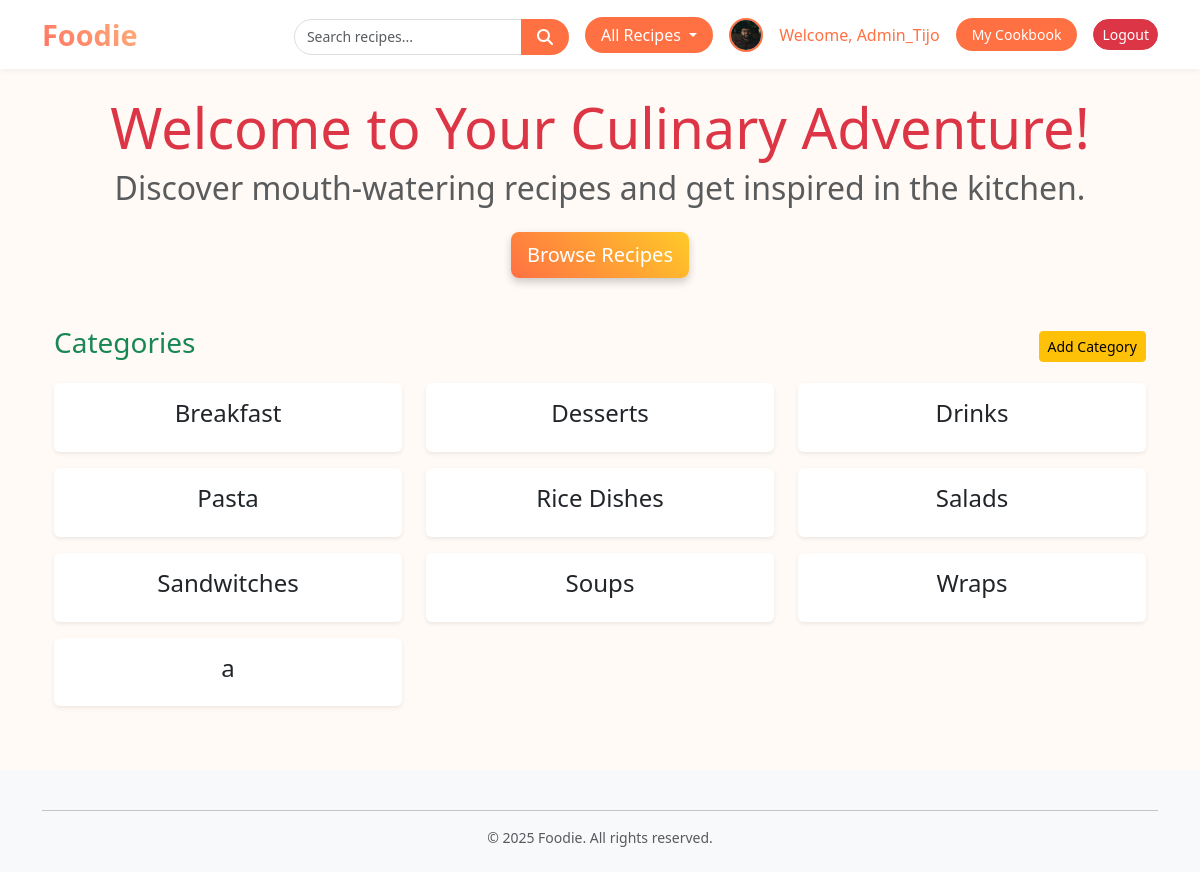
The app's page /home/ (signed in) with its own data.
### accounts/models.py (models this page shows, shortened)
class UserProfile(models.Model):
    user = models.OneToOneField(
        User,
        on_delete=models.CASCADE,
        related_name='profile'
    )
    bio = models.TextField(blank=True, null=True)
    date_created = models.DateTimeField(auto_now_add=True)
    profile_photo = models.ImageField(
        upload_to='profile/',
        blank=True,
        null=True
    )

### foodie_app/models.py (models this page shows)
class Category(models.Model):
    name = models.CharField(max_length=100)
    date_added = models.DateTimeField(auto_now_add=True)  # New field
    class Meta:
        verbose_name = "Category"
        ordering = ['name']   # default order by name ascending
    def __str__(self):
        return self.name

### foodie_app/views.py (the view)
# urls.py: path('', views.index, name='index'),
def index(request):
    categories = Category.objects.all()
    context = {'categories': categories}
    return render(request, 'foodie_app/index.html', context)

### recipes/forms.py
class SearchForm(forms.Form):
    query = forms.CharField(
        label='',
        widget=forms.TextInput(attrs={
            'placeholder': 'Search recipes',
            'class': 'form-control me-2'  # Bootstrap class for styling
        })
    )

### recipes/context_processors.py (called while the page is built)
def search_form(request):
    return {'search_form': SearchForm()}

### foodie_app/templates/foodie_app/index.html (shortened to what this page needs)
{% extends "base.html" %}
{% block content %}
<div class="container">
  <div class="text-center mb-5">
    <h1 class="display-4 text-danger">Welcome to Your Culinary Adventure!</h1>
    <h2 class="text-muted">
      Discover mouth-watering recipes and get inspired in the kitchen.
    </h2>
    <a href="{% url 'recipes:recipes' %}"
     class="btn btn-lg text-white mt-3 browse-btn">
     Browse Recipes
  </a>
  </div>
  <div class="d-flex justify-content-between align-items-center mb-3">
    <h3 class="text-success">Categories</h3>
    <a href="{% url 'foodie_app:add_category' %}" class="btn btn-warning btn-sm">
      Add Category
    </a>
  </div>
  <div class="row">
    {% for category in categories %}
    <div class="col-md-4 mb-3">
      <div class="card shadow-sm border-0 h-100">
        <div class="card-body text-center">
          <h4 class="card-title">
            <a href="{% url 'foodie_app:recipes' category.id %}" class="text-decoration-none text-dark">
              {{ category }}
            </a>
          </h4>
        </div>
      </div>
    </div>
    {% endfor %}
  </div>
</div>
{% endblock content %}

### templates/base.html (shortened to what this page needs)
{% load static %} {% load django_bootstrap5 %}
<!DOCTYPE html>
<html lang="en">
  <head>
    {% bootstrap_css %}
    <link
      href="https://cdnjs.cloudflare.com/ajax/libs/font-awesome/6.5.0/css/all.min.css"
      rel="stylesheet"
    />
  </head>
  <body>
    <header>
      <nav class="navbar navbar-expand-lg navbar-light fixed-top">
        <div class="container">
          <a class="navbar-brand" href="{% url 'foodie_app:index' %}">Foodie</a>
          <div class="collapse navbar-collapse" id="mainNav">
            <ul class="navbar-nav ms-auto">
              <li class="nav-item">
                <form
                  class="d-flex navbar-search ms-2"
                  action="{% url 'recipes:search_results' %}"
                  method="get"
                >
                  <div class="input-group">
                    <input
                      type="text"
                      name="query"
                      class="form-control form-control-sm search-input"
                      mt-3px
                      placeholder="Search recipes..."
                      value="{{ request.GET.query }}"
                    />
                    <button class="btn btn-foodie" type="submit">
                      <i class="fa fa-search"></i>
                    </button>
                  </div>
                </form>
              </li>
              <li class="nav-item dropdown">
                {% if user.is_authenticated %}
                <a
                  class="btn btn-foodie dropdown-toggle mx-2"
                  href="#"
                  id="recipesDropdown"
                  role="button"
                  data-bs-toggle="dropdown"
                  aria-expanded="false"
                >
                  All Recipes
                </a>
                {% endif %}
              </li>
              {% if user.is_authenticated %}
              <li class="nav-item d-flex align-items-center">
                {% if user.profile.profile_photo %}
                <img
                  src="{{ user.profile.profile_photo.url }}"
                  alt="profile photo"
                  style="
                    width: 34px;
                    height: 34px;
                    border-radius: 50%;
                    margin-right: 8px;
                    border: 2px solid #ff7043;
                  "
                />
                {% endif %}
              </li>
              <li class="nav-item d-flex align-items-center">
                <span class="navbar-text">
                  Welcome,
                  <a href="{% url 'accounts:edit_user_profile' %}"
                    >{{ user.username }}</a
                  >
                </span>
              </li>
              <li class="nav-item">
                <a
                  class="btn btn-foodie btn-sm mx-2"
                  href="{% url 'recipes:favorite_recipes' %}"
                  >My Cookbook</a
                >
              </li>
              <li class="nav-item d-flex align-items-center">
                <form
                  method="post"
                  action="{% url 'accounts:logout' %}"
                  class="d-inline"
                >
                  <button type="submit" class="btn btn-danger btn-sm">
                    Logout
                  </button>
                </form>
              </li>
              {% endif %}
            </ul>
          </div>
        </div>
      </nav>
    </header>
    <main class="container mt-4">
      {% block content %} {% endblock content %}
    </main>
    <footer class="bg-light mt-5">
  <div class="container py-4 text-center">
    <hr class="mb-3">
    <p class="mb-0 small text-muted">&copy; 2025 Foodie. All rights reserved.</p>
  </div>
</footer>
  </body>
</html>

### templates/base.html (style rules this page uses)
body { padding-top: 70px; background-color: #fffaf5; font-family: "Segoe UI", sans-serif; }
footer p { margin: 0; }
.navbar { background-color: #ffffff !important; box-shadow: 0 2px 6px rgba(0, 0, 0, 0.05); }
.navbar-brand { font-weight: bold; font-size: 1.8rem; background: linear-gradient(45deg, #ff6f61, #feb47b); -webkit-background-clip: text; -webkit-text-fill-color: transparent; }
.navbar-nav { display: flex; align-items: center; gap: 0.5rem; }
.btn-foodie { background-color: #ff7043; color: white !important; border: none; border-radius: 20px; padding: 6px 16px; transition: background-color 0.3s ease; }
.btn-danger { border-radius: 20px; }
.navbar-text { font-weight: 500; color: #ff7043; }
.navbar-text a { color: #ff7043; text-decoration: none; }
.search-input { border-radius: 20px; border: 1px solid #ddd; padding: 6px 12px; outline: none; transition: border-color 0.3s ease, box-shadow 0.3s ease; }
.navbar-search { margin-top: 4px; }

### foodie_app/templates/foodie_app/index.html (style rules this page uses)
.browse-btn { background: linear-gradient(45deg, #ff7043, #ffca28); border: none; box-shadow: 0 4px 8px rgba(0,0,0,0.2); transition: transform 0.2s, box-shadow 0.2s; }

### records on screen
Category: name "Breakfast"
Category: name "Desserts"
Category: name "Drinks"
Category: name "Pasta"
Category: name "Rice Dishes"
Category: name "Salads"
Category: name "Sandwitches"
Category: name "Soups"
Category: name "Wraps"
Category: name "a"

### other values on screen
{{ user.username }} "Admin_Tijo"
